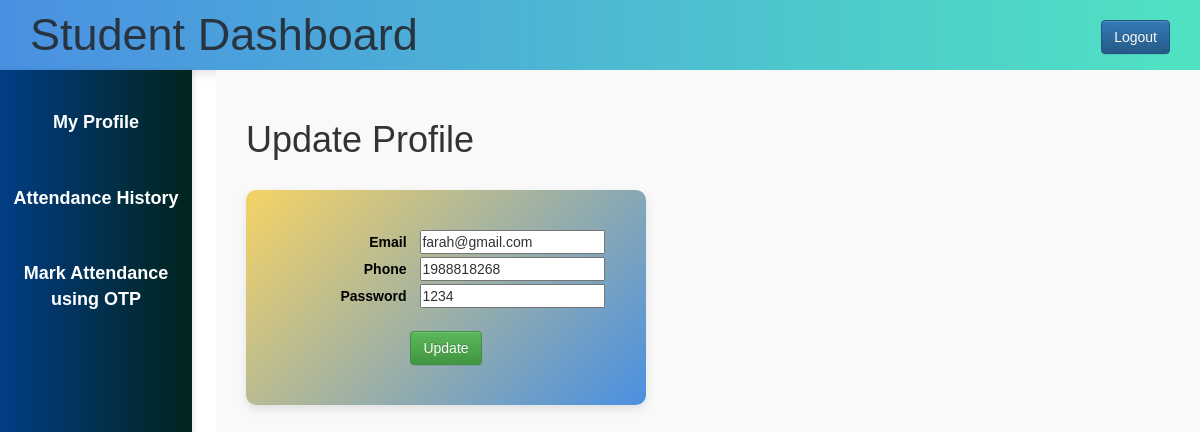
Screenshot of /student/student_profile.php (signed in) with the database file from the repository.
### tables this page shows
CREATE TABLE `users` (
  `id` int(11) NOT NULL,
  `username` varchar(50) DEFAULT NULL,
  `phone` int(30) DEFAULT NULL,
  `email` varchar(50) DEFAULT NULL,
  `usertype` varchar(50) DEFAULT NULL,
  `password` varchar(50) DEFAULT NULL
);

### student/student_profile.php (the view, shortened to what this page needs)
<?php
$host="localhost";
$user="root";
$password="";
$db="e-schoolproject";
$data=mysqli_connect($host,$user,$password,$db);
$name=$_SESSION['username'];
$sql="select * from users where username='$name'";
$result=mysqli_query($data,$sql);
$info=mysqli_fetch_assoc($result);
?>
<!DOCTYPE html>
<html>
<head>
    <link rel="stylesheet" type="text/css" href="admin.css">
    <?php
    include 'admin_css.php';
    ?>
</head>
<body>
    <?php
    include 'student_sidebar.php';
    ?>
    <div class="content">
    <h1>Update Profile</h1>
    <br>
        <form action="#" method ="POST">
            <div class="div_deg">
            <div>
                <label>Email</label>
                <input type="text" name="email" value="<?php echo "{$info['email']}"?>">
            </div>
            <div>
                <label>Phone</label>
                <input type="text" name="phone" value="<?php echo "{$info['phone']}"?>">
            </div>
            <div>
                <label>Password</label>
                <input type="text" name="password" value="<?php echo "{$info['password']}"?>">
            </div>
            <br>
            <div>
                <input type="submit" class="btn btn-success" name="update" value="Update">
            </div>
            </div>
        </form>
    </div>

### admin/admin.css (style rules this page uses)
* { margin: 0; padding: 0; box-sizing: border-box; font-family: Arial, sans-serif; }
.content { margin-left: 18%; padding: 30px; background: #F9F9F9; min-height: 100vh; transition: margin-left 0.3s; }
.header, .content { transition: padding 0.3s; }

### student/student_profile.php (style rules this page uses)
label { display: inline-block; text-align: right; width: 120px; margin-right: 10px; font-weight: bold; color: black; }
.div_deg { background: linear-gradient(135deg, #f6d365 0%, #4A90E2 100%); width: 400px; padding: 40px 20px; border-radius: 10px; box-shadow: 0 4px 10px rgba(0, 0, 0, 0.1); text-align: center; transition: transform 0.3s, box-shadow 0.3s; }

### rows the page displays
users: email "farah@gmail.com", phone "1988818268", password "1234"
